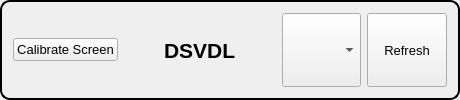
     <widget class="QGroupBox" name="groupBox_title">
      <property name="styleSheet">
       <string notr="true">QGroupBox {
    border: 2px solid black;
    border-radius: 10px;
    background: qradialgradient(
        cx: 0.5, cy: 0.5, radius: 0.9,
        fx: 0.5, fy: 0.5,
        stop: 0 rgba(57, 255, 20, 60),   /* brighter center */
        stop: 1 rgba(57, 255, 20, 15)    /* fades softly to edges */
    );
}
</string>
      </property>
      <layout class="QHBoxLayout" name="horizontalLayout">
       <item>
        <widget class="QPushButton" name="pushButton_calibrateScreen">
         <property name="font">
          <font>
           <pointsize>10</pointsize>
          </font>
         </property>
         <property name="text">
          <string>Calibrate Screen</string>
         </property>
        </widget>
       </item>
       <item>
        <spacer name="horizontalSpacer">
         <property name="orientation">
          <enum>Qt::Horizontal</enum>
         </property>
         <property name="sizeHint" stdset="0">
          <size>
           <width>40</width>
           <height>20</height>
          </size>
         </property>
        </spacer>
       </item>
       <item>
        <widget class="QLabel" name="label">
         <property name="font">
          <font>
           <pointsize>16</pointsize>
           <weight>75</weight>
           <bold>true</bold>
          </font>
         </property>
         <property name="text">
          <string>DSVDL</string>
         </property>
        </widget>
       </item>
       <item>
        <spacer name="horizontalSpacer_2">
         <property name="orientation">
          <enum>Qt::Horizontal</enum>
         </property>
         <property name="sizeHint" stdset="0">
          <size>
           <width>40</width>
           <height>20</height>
          </size>
         </property>
        </spacer>
       </item>
       <item>
        <widget class="QComboBox" name="comboBox_ports">
         <property name="sizePolicy">
          <sizepolicy hsizetype="Preferred" vsizetype="Preferred">
           <horstretch>0</horstretch>
           <verstretch>0</verstretch>
          </sizepolicy>
         </property>
         <property name="font">
          <font>
           <pointsize>10</pointsize>
          </font>
         </property>
         <property name="styleSheet">
          <string notr="true"/>
         </property>
        </widget>
       </item>
       <item>
        <widget class="QPushButton" name="pushButton_portsRefresh">
         <property name="sizePolicy">
          <sizepolicy hsizetype="Minimum" vsizetype="Preferred">
           <horstretch>0</horstretch>
           <verstretch>0</verstretch>
          </sizepolicy>
         </property>
         <property name="font">
          <font>
           <pointsize>10</pointsize>
          </font>
         </property>
         <property name="styleSheet">
          <string notr="true"/>
         </property>
         <property name="text">
          <string>Refresh</string>
         </property>
        </widget>
       </item>
      </layout>
     </widget>
